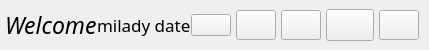
           <widget class="QFrame" name="contentTopBg">
            <property name="minimumSize">
             <size>
              <width>0</width>
              <height>50</height>
             </size>
            </property>
            <property name="maximumSize">
             <size>
              <width>16777215</width>
              <height>50</height>
             </size>
            </property>
            <property name="frameShape">
             <enum>QFrame::NoFrame</enum>
            </property>
            <property name="frameShadow">
             <enum>QFrame::Raised</enum>
            </property>
            <layout class="QHBoxLayout" name="horizontalLayout_5">
             <property name="spacing">
              <number>0</number>
             </property>
             <property name="leftMargin">
              <number>0</number>
             </property>
             <property name="topMargin">
              <number>0</number>
             </property>
             <property name="rightMargin">
              <number>10</number>
             </property>
             <property name="bottomMargin">
              <number>0</number>
             </property>
             <item>
              <widget class="QFrame" name="leftBox">
               <property name="sizePolicy">
                <sizepolicy hsizetype="Expanding" vsizetype="Preferred">
                 <horstretch>0</horstretch>
                 <verstretch>0</verstretch>
                </sizepolicy>
               </property>
               <property name="frameShape">
                <enum>QFrame::NoFrame</enum>
               </property>
               <property name="frameShadow">
                <enum>QFrame::Raised</enum>
               </property>
               <layout class="QHBoxLayout" name="horizontalLayout_8">
                <property name="spacing">
                 <number>0</number>
                </property>
                <property name="leftMargin">
                 <number>5</number>
                </property>
                <property name="topMargin">
                 <number>0</number>
                </property>
                <property name="rightMargin">
                 <number>0</number>
                </property>
                <property name="bottomMargin">
                 <number>0</number>
                </property>
                <item>
                 <widget class="QLabel" name="titleRightInfo">
                  <property name="sizePolicy">
                   <sizepolicy hsizetype="Fixed" vsizetype="Preferred">
                    <horstretch>0</horstretch>
                    <verstretch>0</verstretch>
                   </sizepolicy>
                  </property>
                  <property name="maximumSize">
                   <size>
                    <width>16777215</width>
                    <height>45</height>
                   </size>
                  </property>
                  <property name="font">
                   <font>
                    <family>Lucida Casual</family>
                    <pointsize>17</pointsize>
                    <weight>50</weight>
                    <italic>true</italic>
                    <bold>false</bold>
                   </font>
                  </property>
                  <property name="text">
                   <string>Welcome</string>
                  </property>
                  <property name="alignment">
                   <set>Qt::AlignLeading|Qt::AlignLeft|Qt::AlignVCenter</set>
                  </property>
                 </widget>
                </item>
                <item alignment="Qt::AlignRight">
                 <widget class="QLabel" name="labelDate">
                  <property name="font">
                   <font>
                    <family>Lucida Casual</family>
                    <pointsize>13</pointsize>
                    <weight>50</weight>
                    <italic>false</italic>
                    <bold>false</bold>
                   </font>
                  </property>
                  <property name="text">
                   <string>milady date</string>
                  </property>
                 </widget>
                </item>
                <item>
                 <widget class="QLabel" name="labelServerIsOn">
                  <property name="sizePolicy">
                   <sizepolicy hsizetype="Maximum" vsizetype="Minimum">
                    <horstretch>0</horstretch>
                    <verstretch>0</verstretch>
                   </sizepolicy>
                  </property>
                  <property name="maximumSize">
                   <size>
                    <width>0</width>
                    <height>16777215</height>
                   </size>
                  </property>
                  <property name="text">
                   <string/>
                  </property>
                 </widget>
                </item>
               </layout>
              </widget>
             </item>
             <item alignment="Qt::AlignRight">
              <widget class="QFrame" name="rightButtons">
               <property name="minimumSize">
                <size>
                 <width>0</width>
                 <height>28</height>
                </size>
               </property>
               <property name="frameShape">
                <enum>QFrame::NoFrame</enum>
               </property>
               <property name="frameShadow">
                <enum>QFrame::Raised</enum>
               </property>
               <layout class="QHBoxLayout" name="horizontalLayout_9">
                <property name="spacing">
                 <number>5</number>
                </property>
                <property name="leftMargin">
                 <number>0</number>
                </property>
                <property name="topMargin">
                 <number>0</number>
                </property>
                <property name="rightMargin">
                 <number>0</number>
                </property>
                <property name="bottomMargin">
                 <number>0</number>
                </property>
                <item>
                 <widget class="QPushButton" name="toggleThemeBtn">
                  <property name="text">
                   <string/>
                  </property>
                 </widget>
                </item>
                <item>
                 <widget class="QPushButton" name="buttonSettings">
                  <property name="minimumSize">
                   <size>
                    <width>40</width>
                    <height>30</height>
                   </size>
                  </property>
                  <property name="maximumSize">
                   <size>
                    <width>16777215</width>
                    <height>16777215</height>
                   </size>
                  </property>
                  <property name="cursor">
                   <cursorShape>PointingHandCursor</cursorShape>
                  </property>
                  <property name="toolTip">
                   <string>Settings</string>
                  </property>
                  <property name="text">
                   <string/>
                  </property>
                  <property name="icon">
                   <iconset resource="../resources.qrc">
                    <normaloff>:/icons/images/icons/icon_settings.png</normaloff>:/icons/images/icons/icon_settings.png</iconset>
                  </property>
                  <property name="iconSize">
                   <size>
                    <width>20</width>
                    <height>20</height>
                   </size>
                  </property>
                 </widget>
                </item>
                <item>
                 <widget class="QPushButton" name="minimizeAppBtn">
                  <property name="minimumSize">
                   <size>
                    <width>40</width>
                    <height>30</height>
                   </size>
                  </property>
                  <property name="maximumSize">
                   <size>
                    <width>16777215</width>
                    <height>16777215</height>
                   </size>
                  </property>
                  <property name="cursor">
                   <cursorShape>PointingHandCursor</cursorShape>
                  </property>
                  <property name="toolTip">
                   <string>Minimize</string>
                  </property>
                  <property name="text">
                   <string/>
                  </property>
                  <property name="icon">
                   <iconset resource="../resources.qrc">
                    <normaloff>:/icons/images/icons/icon_minimize.png</normaloff>:/icons/images/icons/icon_minimize.png</iconset>
                  </property>
                  <property name="iconSize">
                   <size>
                    <width>20</width>
                    <height>20</height>
                   </size>
                  </property>
                 </widget>
                </item>
                <item>
                 <widget class="QPushButton" name="maximizeRestoreAppBtn">
                  <property name="minimumSize">
                   <size>
                    <width>40</width>
                    <height>30</height>
                   </size>
                  </property>
                  <property name="maximumSize">
                   <size>
                    <width>16777215</width>
                    <height>16777215</height>
                   </size>
                  </property>
                  <property name="font">
                   <font>
                    <family>Lucida Casual</family>
                    <pointsize>13</pointsize>
                    <weight>50</weight>
                    <italic>false</italic>
                    <bold>false</bold>
                   </font>
                  </property>
                  <property name="cursor">
                   <cursorShape>PointingHandCursor</cursorShape>
                  </property>
                  <property name="toolTip">
                   <string>Maximize</string>
                  </property>
                  <property name="text">
                   <string/>
                  </property>
                  <property name="icon">
                   <iconset resource="../resources.qrc">
                    <normaloff>:/icons/images/icons/icon_maximize.png</normaloff>:/icons/images/icons/icon_maximize.png</iconset>
                  </property>
                  <property name="iconSize">
                   <size>
                    <width>20</width>
                    <height>20</height>
                   </size>
                  </property>
                 </widget>
                </item>
                <item>
                 <widget class="QPushButton" name="closeAppBtn">
                  <property name="minimumSize">
                   <size>
                    <width>40</width>
                    <height>30</height>
                   </size>
                  </property>
                  <property name="maximumSize">
                   <size>
                    <width>16777215</width>
                    <height>16777215</height>
                   </size>
                  </property>
                  <property name="cursor">
                   <cursorShape>PointingHandCursor</cursorShape>
                  </property>
                  <property name="toolTip">
                   <string>Close</string>
                  </property>
                  <property name="text">
                   <string/>
                  </property>
                  <property name="icon">
                   <iconset resource="../resources.qrc">
                    <normaloff>:/icons/images/icons/icon_close.png</normaloff>:/icons/images/icons/icon_close.png</iconset>
                  </property>
                  <property name="iconSize">
                   <size>
                    <width>20</width>
                    <height>20</height>
                   </size>
                  </property>
                 </widget>
                </item>
               </layout>
              </widget>
             </item>
            </layout>
           </widget>
